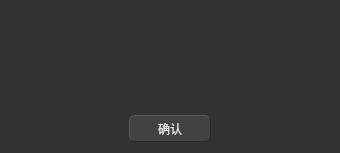
<?xml version="1.0" encoding="UTF-8"?>
<ui version="4.0">
 <class>DialogForm</class>
 <widget class="QDialog" name="DialogForm">
  <property name="geometry">
   <rect>
    <x>0</x>
    <y>0</y>
    <width>340</width>
    <height>153</height>
   </rect>
  </property>
  <property name="windowTitle">
   <string>Dialog</string>
  </property>
  <property name="styleSheet">
   <string notr="true">QWidget {
	background-color: rgb(50, 50, 50);
	color: rgb(255, 255, 255);
}

QPushButton {
	background-color: rgba(255, 255, 255, 0.08);
	color: rgba(255, 255, 255, 0.85);
	min-width: 80px;
	min-height: 25px;
	outline: none;
	border-radius: 6px; 
            
	/* 3D 效果 */
	border-top: 1px solid rgba(255, 255, 255, 0.15);
	border-left: 1px solid rgba(255, 255, 255, 0.15);
	border-bottom: 1px solid rgba(0, 0, 0, 0.3);
	border-right: 1px solid rgba(0, 0, 0, 0.3);
 }

QPushButton:hover {
	background-color: rgba(255, 255, 255, 0.12);
	color: rgba(255, 255, 255, 0.95);

	border-top: 1px solid rgba(255, 255, 255, 0.2);
	border-left: 1px solid rgba(255, 255, 255, 0.2);
	border-bottom: 1px solid rgba(0, 0, 0, 0.4);
	border-right: 1px solid rgba(0, 0, 0, 0.4);
 }

QPushButton:pressed {
	background-color: rgba(255, 255, 255, 0.05);
	color: rgba(255, 255, 255, 0.8);
            
	/* 反转边框实现凹陷效果 */
	border-top: 1px solid rgba(0, 0, 0, 0.3);
	border-left: 1px solid rgba(0, 0, 0, 0.3);
	border-bottom: 1px solid rgba(255, 255, 255, 0.15);
	border-right: 1px solid rgba(255, 255, 255, 0.15);
 }</string>
  </property>
  <layout class="QGridLayout" name="gridLayout">
   <item row="1" column="2">
    <spacer name="horizontalSpacer_2">
     <property name="orientation">
      <enum>Qt::Orientation::Horizontal</enum>
     </property>
     <property name="sizeHint" stdset="0">
      <size>
       <width>111</width>
       <height>20</height>
      </size>
     </property>
    </spacer>
   </item>
   <item row="0" column="0" colspan="3">
    <layout class="QHBoxLayout" name="horizontalLayout" stretch="0,0">
     <property name="spacing">
      <number>15</number>
     </property>
     <item>
      <widget class="QLabel" name="ico">
       <property name="minimumSize">
        <size>
         <width>50</width>
         <height>50</height>
        </size>
       </property>
       <property name="styleSheet">
        <string notr="true">background-color: rgba(255, 255, 255, 0);</string>
       </property>
       <property name="text">
        <string/>
       </property>
       <property name="alignment">
        <set>Qt::AlignmentFlag::AlignCenter</set>
       </property>
      </widget>
     </item>
     <item>
      <widget class="QTextBrowser" name="text">
       <property name="frameShape">
        <enum>QFrame::Shape::NoFrame</enum>
       </property>
      </widget>
     </item>
    </layout>
   </item>
   <item row="1" column="1">
    <widget class="QPushButton" name="confirm">
     <property name="text">
      <string>确认</string>
     </property>
    </widget>
   </item>
   <item row="1" column="0">
    <spacer name="horizontalSpacer">
     <property name="orientation">
      <enum>Qt::Orientation::Horizontal</enum>
     </property>
     <property name="sizeHint" stdset="0">
      <size>
       <width>111</width>
       <height>20</height>
      </size>
     </property>
    </spacer>
   </item>
  </layout>
 </widget>
 <resources/>
 <connections/>
</ui>
